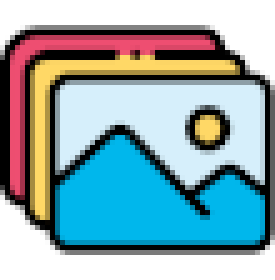
#> input picture src/icon.png, 55 x 56 px (shown 5 times larger)
$ python -i code-image.py   (imports and definitions only)
#> lines starting #> are read from the running program, lines starting #| are printed output that depends on the picture
import os
import shutil
from PIL import Image
import math

# Définition des dossiers
DOSSIER_INPUT = "input"
DOSSIER_OUTPUT = "output"
DOSSIER_SRC = os.path.join(DOSSIER_OUTPUT, "src")
OUTPUT_FILE = os.path.join(DOSSIER_OUTPUT, "output.txt")
MAX_IMAGES = 64

# [12 lines left out: functions nettoyer_output, trouver_images, not called in this run]

def couleur_proche(couleur, palette):
    """Retourne l'index de la couleur la plus proche dans la palette."""
    return min(range(len(palette)), key=lambda i: math.sqrt(sum((couleur[j] - palette[i][j])**2 for j in range(3))))

def image_en_texte(image_path):
    """Convertit une image en texte basé sur la palette."""
#> called with image_path = 'src/icon.png'
    lett = "ABCDEFGHIJKLMNOPQRSTUVWXYZabcdefghijklmnopqrstuvwxyz"
    palette_fixe = [
    	[63, 67, 40], [95, 113, 50], [148, 173, 57], [194, 214, 79], [239, 243, 124],
    	[227, 230, 172], [165, 198, 124], [115, 154, 112], [77, 102, 89], [52, 63, 65],
    	[40, 46, 59], [26, 31, 46], [30, 49, 75], [47, 76, 108], [61, 128, 163],
    	[99, 196, 204], [154, 229, 213], [229, 239, 239], [186, 201, 205], [141, 153, 164],
    	[105, 111, 128], [65, 68, 83], [184, 161, 194], [126, 101, 155], [92, 58, 111],
    	[57, 39, 94], [47, 25, 62], [78, 26, 73], [123, 35, 76], [178, 54, 87],
    	[209, 105, 116], [237, 170, 163], [238, 203, 144], [225, 168, 69], [197, 120, 53],
    	[141, 72, 48], [228, 114, 89], [195, 60, 64], [141, 54, 73], [92, 43, 52],
    	[60, 37, 43], [104, 64, 57], [130, 86, 70], [183, 120, 98], [125, 89, 93],
    	[83, 59, 65], [63, 51, 59], [43, 34, 42], [109, 78, 75], [134, 112, 102],
    	[180, 157, 126], [196, 198, 184]]


    # Charger l'image
    img = Image.open(image_path).convert("RGB")
#> img is the input picture: PIL image 55x56 RGB; mean R, G, B 140.8, 167.6, 173.5
    largeur, hauteur = img.size
#> largeur = 55; hauteur = 56

    # Déterminer le facteur d'agrandissement
    facteur = max(320 / largeur, 240 / hauteur)  # Agrandit jusqu'à ce qu'une des dimensions atteigne 320x240
#> facteur = 5.82

    # Si l'image est plus petite, on l'agrandit
    if facteur > 1:
        nouvelle_largeur = int(largeur * facteur)
#> nouvelle_largeur = 320
        nouvelle_hauteur = int(hauteur * facteur)
#> nouvelle_hauteur = 325
        img = img.resize((nouvelle_largeur, nouvelle_hauteur), Image.LANCZOS)
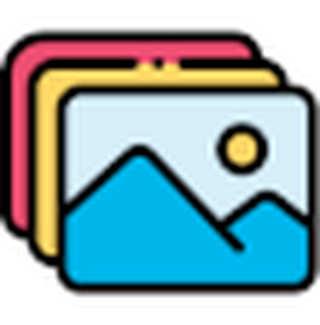
#> img: PIL image 320x325 RGB; mean R, G, B 141.2, 168, 173.9

    # Si l'image est plus grande, on la réduit
    img = img.resize((320, 240), Image.LANCZOS)
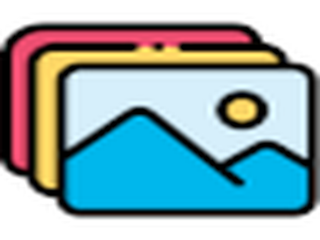
#> img: PIL image 320x240 RGB; mean R, G, B 141.2, 168, 173.9

    pixels = img.load()

    im, c, prec = "", 0, None

    for y in range(240):
        for x in range(320):
            v = pixels[x, y]
            index_couleur = couleur_proche(v, palette_fixe)

            if prec is None:
                prec = index_couleur

            if prec != index_couleur:
                im += lett[prec] + (str(c) if c > 1 else "")
                c, prec = 1, index_couleur
            else:
                c += 1
#> after the loop, c = 6742; prec = 17

    im += lett[prec] + (str(c) if c > 1 else "")
    return im

# [50 lines left out: function main, not called in this run]

# [2 lines not run here, left out]

>>> result = image_en_texte('src/icon.png')
